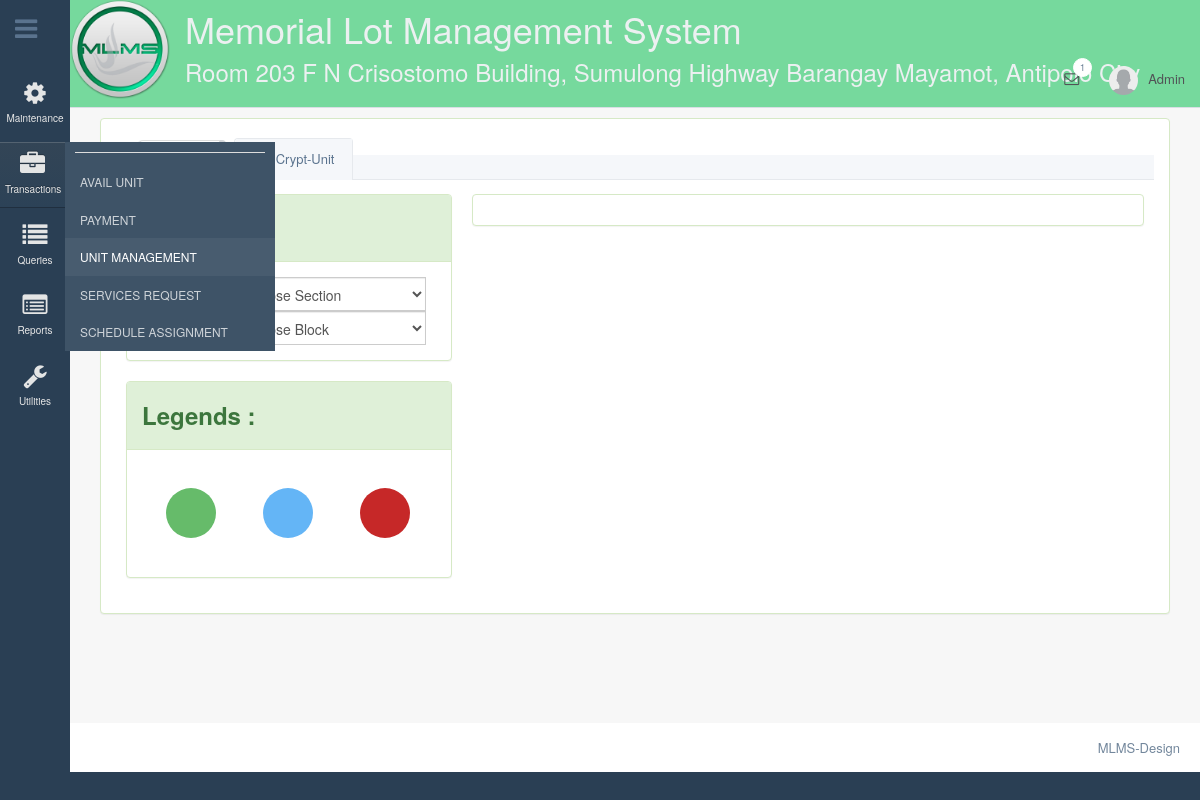
Screenshot of /pages/transaction/unitmanagement-transaction.php with the database file from the repository.
### tables this page shows
CREATE TABLE `tblcompanysettings` (
  `intCompanyID` int(11) NOT NULL AUTO_INCREMENT,
  `strCompanyName` varchar(60) DEFAULT NULL,
  `strAddress` varchar(100) DEFAULT NULL,
  `strContactNo` varchar(15) DEFAULT NULL,
  `strEmailAddress` varchar(20) DEFAULT NULL,
  `strLogo` text,
  `strColor` varchar(20) DEFAULT NULL,
  PRIMARY KEY (`intCompanyID`)
);

### pages/transaction/unitmanagement-transaction.php (the view, shortened to what this page needs)
<!DOCTYPE html>
<html lang="en">
  <head>
    <link href="../../vendors/bootstrap/dist/css/bootstrap.min.css" rel="stylesheet">
    <link href="../../vendors/font-awesome/css/font-awesome.min.css" rel="stylesheet">
    <link href="../../vendors/nprogress/nprogress.css" rel="stylesheet">
    <link href="../../vendors/malihu-custom-scrollbar-plugin/jquery.mCustomScrollbar.min.css" rel="stylesheet"/>
    <link href="../../build/css/custom.min.css" rel="stylesheet">
    <link href="../../vendors/datatables.net-bs/css/dataTables.bootstrap.min.css" rel="stylesheet">
    <link href="../../vendors/datatables.net-buttons-bs/css/buttons.bootstrap.min.css" rel="stylesheet">
    <link href="../../vendors/datatables.net-fixedheader-bs/css/fixedHeader.bootstrap.min.css" rel="stylesheet">
    <link href="../../vendors/datatables.net-responsive-bs/css/responsive.bootstrap.min.css" rel="stylesheet">
    <link href="../../vendors/datatables.net-scroller-bs/css/scroller.bootstrap.min.css" rel="stylesheet">
  </head>
  <body class="nav-sm">
    <div class="container body">
      <div class="main_container">
        	<?php
                    require('../menu/transac-sidemenu.php');
                    require('../menu/topnav.php');
                ?>
        <div class="right_col" role="main">
              <div class="col-md-12">
                        <div class="panel panel-success ">
                            <div class="panel-body">
                                  <div class="" role="tabpanel" data-example-id="togglable-tabs">
                      <ul id="myTab1" class="nav nav-tabs bar_tabs left" role="tablist">
                        <li role="presentation" class="active"><a href="#tab_content11" id="home-tabb" role="tab" data-toggle="tab" aria-controls="home" aria-expanded="true">Lot-Unit</a>
                        </li>
                        <li role="presentation" class=""><a href="#tab_content22" role="tab" id="profile-tabb" data-toggle="tab" aria-controls="profile" aria-expanded="false">AshCrypt-Unit</a>
                        </li>
                      </ul>
                      <div id="myTabContent2" class="tab-content">
                        <div role="tabpanel" class="tab-pane fade active in" id="tab_content11" aria-labelledby="home-tab">
                                <div class="col-md-4">
                                    <div class="panel panel-success ">
                                        <div class="panel-heading">
                                            <H3><b>Select Lot</b></H3>
                                        </div>
                                        <div class="panel-body">
                                             <div class="form-group">
                                              <label class="control-label col-md-3 col-sm-3 col-xs-12">Section</label>
                                              <div class="col-md-9 col-sm-9 col-xs-12">
                                                <select class="form-control" id="selectSection">
                                                  <option selected disabled>Choose Section</option>
                                                </select>
                                              </div>
                                            </div>
                                            <div class="form-group">
                                              <label class="control-label col-md-3 col-sm-3 col-xs-12">Block</label>
                                              <div class="col-md-9 col-sm-9 col-xs-12">
                                                <select class="form-control" id="selectBlock">
                                                  <option selected disabled>Choose Block</option>
                                                </select>
                                              </div>
                                            </div>
                                        </div>
                                    </div>
                                   <div class="panel panel-success ">
                                        <div class="panel-heading">
                                            <H3><b>Legends :</b></H3>
                                        </div>
                                        <center>
                                        <div class="panel-body">
                                            <div class="circle available col-md-1">
                                            </div>
                                            <div class="circle reserved col-md-4">
                                            </div>
                                            <div class="circle owned col-md-8">
                                            </div>
                                        </div>
                                </div>
                                </div>
                                  <div class="col-md-8">
                                    <div class="panel panel-success">
                                        <div class="panel-body" id="lotMap">
                                        </div>
                                    </div>
                                </div>
                        </div>
                      </div>
                    </div>
                            </div>
                        </div>
              </div>
            </div>
        <footer>
          <div class="pull-right">
            MLMS-Design
          </div>
          <div class="clearfix"></div>
        </footer>
          </div>
        </div>
  </body>
</body>
</html>

### pages/menu/topnav.php (shortened to what this page needs)
<div class="top_nav" >
<?php
        $sql = "SELECT * FROM tblcompanysettings WHERE intCompanyID = '1'";
        $conn = mysql_connect(constant('server'),constant('user'),constant('pass'));
        $result = mysql_query($sql,$conn);
        while($row = mysql_fetch_array($result)){
            $tfCompanyName = $row['strCompanyName'];
            $tfCompanyAddress = $row['strAddress'];
            $file = $row['strLogo'];
            $tfColor = $row['strColor'];
        }
?>
    <div class="nav_menu" style="background-color:<?php echo $tfColor; ?>">
        <a class="navbar-brand" rel="home" href="#" >
            <img style="max-height:100px; max-width: 100px; margin-top: -16px; margin-left: -15px" src="<?php echo $file;?>">
            <div style="margin-left:100px;margin-top: -100px;">
            <h1><?php echo $tfCompanyName; ?></h1>
            <h3><?php echo $tfCompanyAddress; ?></h3>
            </div>
       </a>
        <nav>
            <ul class="nav navbar-nav navbar-right">
                <li class="">
                    <a href="javascript:;" class="user-profile dropdown-toggle" data-toggle="dropdown" aria-expanded="false">
                        <img src="../images/user.png" alt="">Admin
                    </a>
                </li>
                <li role="presentation" class="dropdown">
                    <a href="javascript:;" class="dropdown-toggle info-number" data-toggle="dropdown" aria-expanded="false">
                       <i class="fa fa-envelope-o"></i>
                       <span class="badge bg-white">1</span>
                    </a>
                </li>
            </ul>
        </nav>
    </div>
</div>

### pages/transaction/unitmanagement-transaction.php (style rules this page uses)
#lotMap { position: relative; }
.circle { float: left; border: 0px solid black; border-radius: 50%; height: 50px; line-height: 120px; position: relative; text-align: center; width: 50px; color: #fff; margin: 8%;//10px; }
.available { background: #66BB6A; }
.reserved { background: #64B5F6; }
.owned { background: #C62828; }

### rows the page displays
tblcompanysettings: strLogo (picture), strCompanyName "Memorial Lot Management System", strAddress "Room 203 F N Crisostomo Building, Sumulong Highway Barangay Mayamot, Antipolo City"
